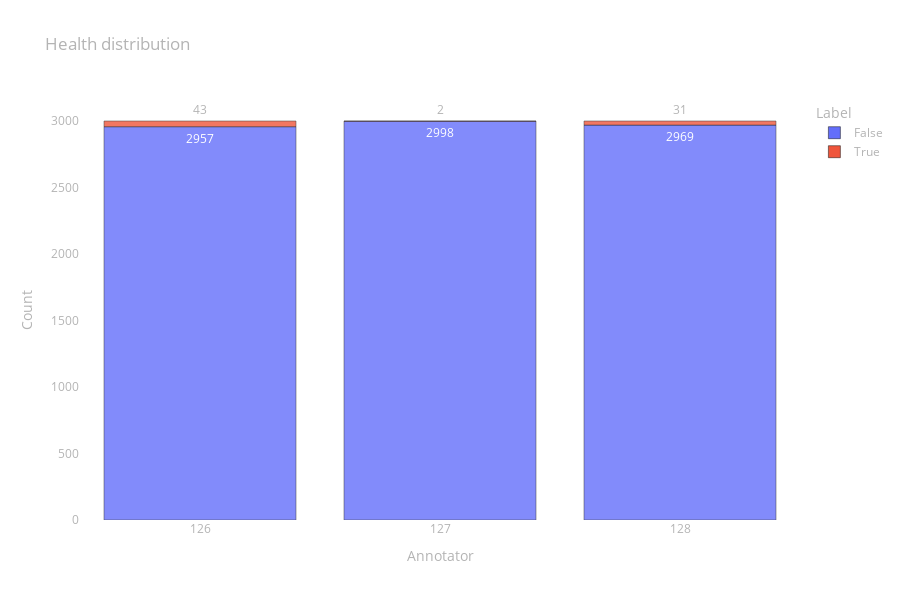

Notebook code cell kept with this figure:
### Code cell
fig = px.bar(
    data_frame=prepare_data_to_px(health),
    x="Annotator", y="Count", color="Label", opacity=0.8,
    height=600, text="Count", title="Health distribution")

fig.update_layout(layout)

fig.show()

### Figure 1 — Plotly figure (JSON) as saved in the notebook; plotly's stock layout.template omitted (floating-point values rounded to 4 significant figures)
{"data": [{"alignmentgroup": "True", "hovertemplate": "Label=False<br>Annotator=%{x}<br>Count=%{text}<extra></extra>", "legendgroup": "False", "marker": {"color": "#636efa", "opacity": 0.8, "pattern": {"shape": ""}}, "name": "False", "offsetgroup": "False", "orientation": "v", "showlegend": true, "text": [2957, 2998, 2969], "textposition": "auto", "type": "bar", "x": [126, 127, 128], "xaxis": "x", "y": [2957, 2998, 2969], "yaxis": "y"}, {"alignmentgroup": "True", "hovertemplate": "Label=True<br>Annotator=%{x}<br>Count=%{text}<extra></extra>", "legendgroup": "True", "marker": {"color": "#EF553B", "opacity": 0.8, "pattern": {"shape": ""}}, "name": "True", "offsetgroup": "True", "orientation": "v", "showlegend": true, "text": [43, 2, 31], "textposition": "auto", "type": "bar", "x": [126, 127, 128], "xaxis": "x", "y": [43, 2, 31], "yaxis": "y"}], "layout": {"barmode": "relative", "font": {"color": "rgb(180,180,180)"}, "height": 600, "legend": {"title": {"text": "Label"}, "tracegroupgap": 0}, "paper_bgcolor": "rgba(0,0,0,0)", "plot_bgcolor": "rgba(0,0,0,0)", "title": {"text": "Health distribution"}, "xaxis": {"anchor": "y", "domain": [0, 1], "showgrid": false, "title": {"text": "Annotator"}, "type": "category", "zeroline": false}, "yaxis": {"anchor": "x", "domain": [0, 1], "showgrid": false, "title": {"text": "Count"}, "zeroline": false}}}
